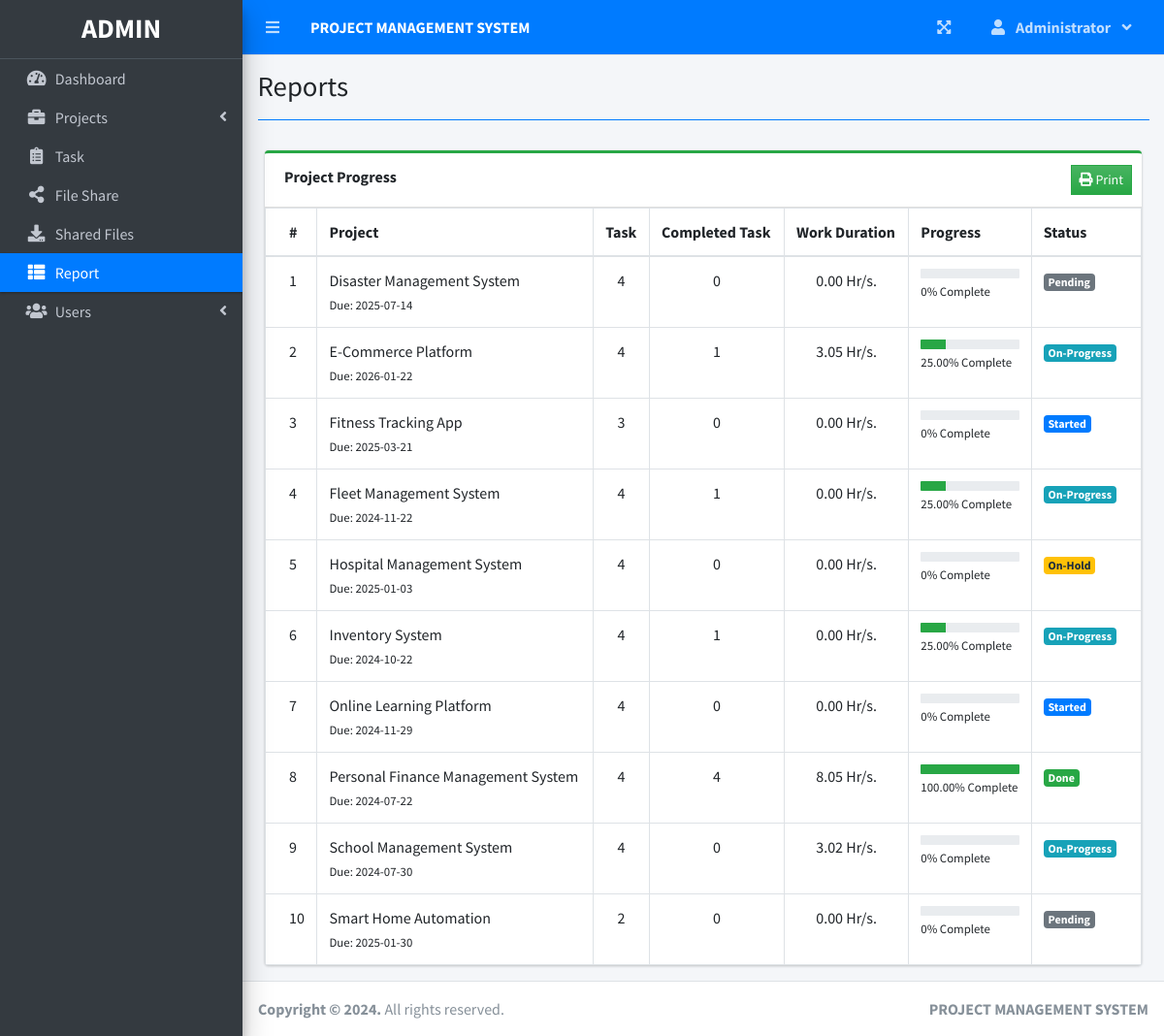
/index.php?page=reports (signed in), run on the app's committed database.
### tables this page shows
CREATE TABLE `project_list` (
  `id` int(30) NOT NULL,
  `name` varchar(200) NOT NULL,
  `description` text NOT NULL,
  `status` tinyint(2) NOT NULL,
  `start_date` date NOT NULL,
  `end_date` date NOT NULL,
  `manager_id` int(30) NOT NULL,
  `user_ids` text NOT NULL,
  `date_created` datetime NOT NULL DEFAULT current_timestamp()
);

### reports.php (the view, shortened to what this page needs)
<?php include 'db_connect.php' ?>
<div class="col-md-12">
  <div class="card card-outline card-success">
    <div class="card-header">
      <b>Project Progress</b>
      <div class="card-tools">
        <button class="btn btn-flat btn-sm bg-gradient-success btn-success" id="print"><i class="fa fa-print"></i> Print</button>
      </div>
    </div>
    <div class="card-body p-0">
      <div class="table-responsive" id="printable">
        <table class="table m-0 table-bordered">
          <thead>
            <th>#</th>
            <th>Project</th>
            <th>Task</th>
            <th>Completed Task</th>
            <th>Work Duration</th>
            <th>Progress</th>
            <th>Status</th>
          </thead>
          <tbody>
            <?php
            $i = 1;
            $stat = array("Pending", "Started", "On-Progress", "On-Hold", "Over Due", "Done");
            $where = "";
            $qry = $conn->query("SELECT * FROM project_list $where order by name asc");
            while ($row = $qry->fetch_assoc()) :
              $tprog = $conn->query("SELECT * FROM task_list where project_id = {$row['id']}")->num_rows;
              $cprog = $conn->query("SELECT * FROM task_list where project_id = {$row['id']} and status = 3")->num_rows;
              $prog = $tprog > 0 ? ($cprog / $tprog) * 100 : 0;
              $prog = $prog > 0 ? number_format($prog, 2) : $prog;
              $prod = $conn->query("SELECT * FROM user_productivity where project_id = {$row['id']}")->num_rows;
              $dur = $conn->query("SELECT sum(time_rendered) as duration FROM user_productivity where project_id = {$row['id']}");
              $dur = $dur->num_rows > 0 ? $dur->fetch_assoc()['duration'] : 0;
              $dur = $dur ?? 0;
              if ($row['status'] == 0 && strtotime(date('Y-m-d')) >= strtotime($row['start_date'])) :
                if ($prod  > 0  || $cprog > 0)
                  $row['status'] = 2;
                else
                  $row['status'] = 1;
              elseif ($row['status'] == 0 && strtotime(date('Y-m-d')) > strtotime($row['end_date'])) :
                $row['status'] = 4;
              endif;
            ?>
              <tr>
                <td>
                  <?php echo $i++ ?>
                </td>
                <td>
                  <a>
                    <?php echo ucwords($row['name']) ?>
                  </a>
                  <br>
                  <small>
                    Due: <?php echo date("Y-m-d", strtotime($row['end_date'])) ?>
                  </small>
                </td>
                <td class="text-center">
                  <?php echo number_format($tprog) ?>
                </td>
                <td class="text-center">
                  <?php echo number_format($cprog) ?>
                </td>
                <td class="text-center">
                  <?php echo number_format($dur, 2) . ' Hr/s.' ?>
                </td>
                <td class="project_progress">
                  <div class="progress progress-sm">
                    <div class="progress-bar bg-green" role="progressbar" aria-valuenow="57" aria-valuemin="0" aria-valuemax="100" style="width: <?php echo $prog ?>%">
                    </div>
                  </div>
                  <small>
                    <?php echo $prog ?>% Complete
                  </small>
                </td>
                <td class="project-state">
                  <?php
                  if ($stat[$row['status']] == 'Pending') {
                    echo "<span class='badge badge-secondary'>{$stat[$row['status']]}</span>";
                  } elseif ($stat[$row['status']] == 'Started') {
                    echo "<span class='badge badge-primary'>{$stat[$row['status']]}</span>";
                  } elseif ($stat[$row['status']] == 'On-Progress') {
                    echo "<span class='badge badge-info'>{$stat[$row['status']]}</span>";
                  } elseif ($stat[$row['status']] == 'On-Hold') {
                    echo "<span class='badge badge-warning'>{$stat[$row['status']]}</span>";
                  } elseif ($stat[$row['status']] == 'Over Due') {
                    echo "<span class='badge badge-danger'>{$stat[$row['status']]}</span>";
                  } elseif ($stat[$row['status']] == 'Done') {
                    echo "<span class='badge badge-success'>{$stat[$row['status']]}</span>";
                  }
                  ?>
                </td>
              </tr>
            <?php endwhile; ?>
          </tbody>
        </table>
      </div>
    </div>
  </div>
</div>

### data on the page
project_list: name "Disaster Management System", end_date "2025-07-14", tprog "4", cprog "0", dur "0.00", prog "0", status "Pending"
project_list: name "E-Commerce Platform", end_date "2026-01-22", tprog "4", cprog "1", dur "3.05", prog "25.00", status "On-Progress"
project_list: name "Fitness Tracking App", end_date "2025-03-21", tprog "3", cprog "0", dur "0.00", prog "0", status "Started"
project_list: name "Fleet Management System", end_date "2024-11-22", tprog "4", cprog "1", dur "0.00", prog "25.00", manager "On-Progress"
project_list: name "Hospital Management System", end_date "2025-01-03", tprog "4", cprog "0", dur "0.00", prog "0", status "On-Hold"
project_list: name "Inventory System", end_date "2024-10-22", tprog "4", cprog "1", dur "0.00", prog "25.00", status "On-Progress"
project_list: name "Online Learning Platform", end_date "2024-11-29", tprog "4", cprog "0", dur "0.00", prog "0", status "Started"
project_list: name "Personal Finance Management System", end_date "2024-07-22", tprog "4", cprog "4", dur "8.05", prog "100.00", status "Done"
project_list: name "School Management System", end_date "2024-07-30", tprog "4", cprog "0", dur "3.02", prog "0", manager "On-Progress"
project_list: name "Smart Home Automation", end_date "2025-01-30", tprog "2", cprog "0", dur "0.00", prog "0", status "Pending"

### other printed values
$_SESSION['system']['name'] "PROJECT MANAGEMENT SYSTEM"
$_SESSION['login_firstname'] "Administrator"
$title "Reports"
